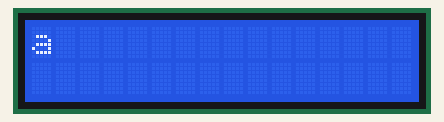
A sketch run on a simulated Arduino Uno, built with avr-gcc and run on an emulated ATmega328P. Shown: 16×2 character LCD.

Above: at 0.21 s.
At 1.73 s:
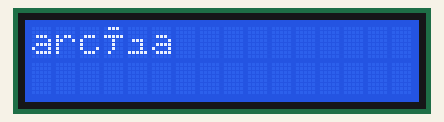
At 3.24 s:
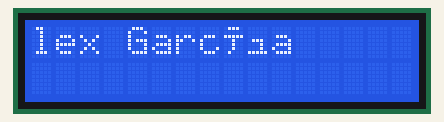
At 8.3 s:
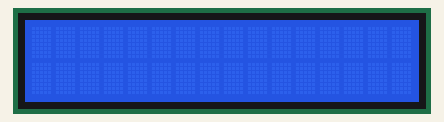
At 14.19 s:
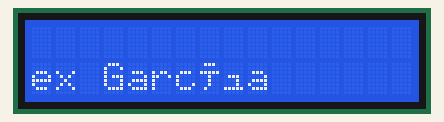
At 18.12 s:
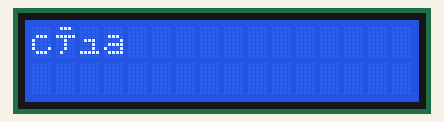

Measured:
- by itself, everything shown: repeats every 17.0 s, in 55 steps
- what the display in image 3 shows lasts 0.6 s, from 8.3 s to 8.9 s

The sketch:

Test_LCD_desplazamiento2.ino
```cpp
#include <LiquidCrystal.h>


// Definimos las constantes
#define COLS 16 // Columnas del LCD
#define ROWS 2 // Filas del LCD
#define VELOCIDAD 300 // Velocidad a la que se mueve el texto


LiquidCrystal lcd(7, 8, 9, 10, 11 , 12);


// Textos
String texto_fila = "Alex García";

void setup() {
  // Configuración monitor serie
  Serial.begin(9600);

  // Configuramos las filas y las columnas del LCD en este caso 16 columnas y 2 filas
  lcd.begin(COLS, ROWS);
}

void loop() {

  // Obtenemos el tamaño del texto
  int tam_texto=texto_fila.length();

  // Mostramos entrada texto por la izquierda
  for(int i=tam_texto; i>0 ; i--)
  {
    String texto = texto_fila.substring(i-1);

    // Limpiamos pantalla
    lcd.clear();

    //Situamos el cursor
    lcd.setCursor(0, 0);

    // Escribimos el texto
    lcd.print(texto);

    // Esperamos
    delay(VELOCIDAD);
  }

  // Desplazamos el texto hacia la derecha
  for(int i=1; i<=16;i++)
  {
    // Limpiamos pantalla
    lcd.clear();

    //Situamos el cursor
    lcd.setCursor(i, 0);

    // Escribimos el texto
    lcd.print(texto_fila);

    // Esperamos
    delay(VELOCIDAD);
  }

  // Desplazamos el texto hacia la izquierda en la segunda fila
  for(int i=16;i>=1;i--)
  {
    // Limpiamos pantalla
    lcd.clear();

    //Situamos el cursor
    lcd.setCursor(i, 1);

    // Escribimos el texto
    lcd.print(texto_fila);

    // Esperamos
    delay(VELOCIDAD);
  }

  // Mostramos salida del texto por la izquierda
  for(int i=1; i<=tam_texto ; i++)
  {
    String texto = texto_fila.substring(i-1);

    // Limpiamos pantalla
    lcd.clear();

    //Situamos el cursor
    lcd.setCursor(0, 1);

    // Escribimos el texto
    lcd.print(texto);

    // Esperamos
    delay(VELOCIDAD);
  }
}
```
